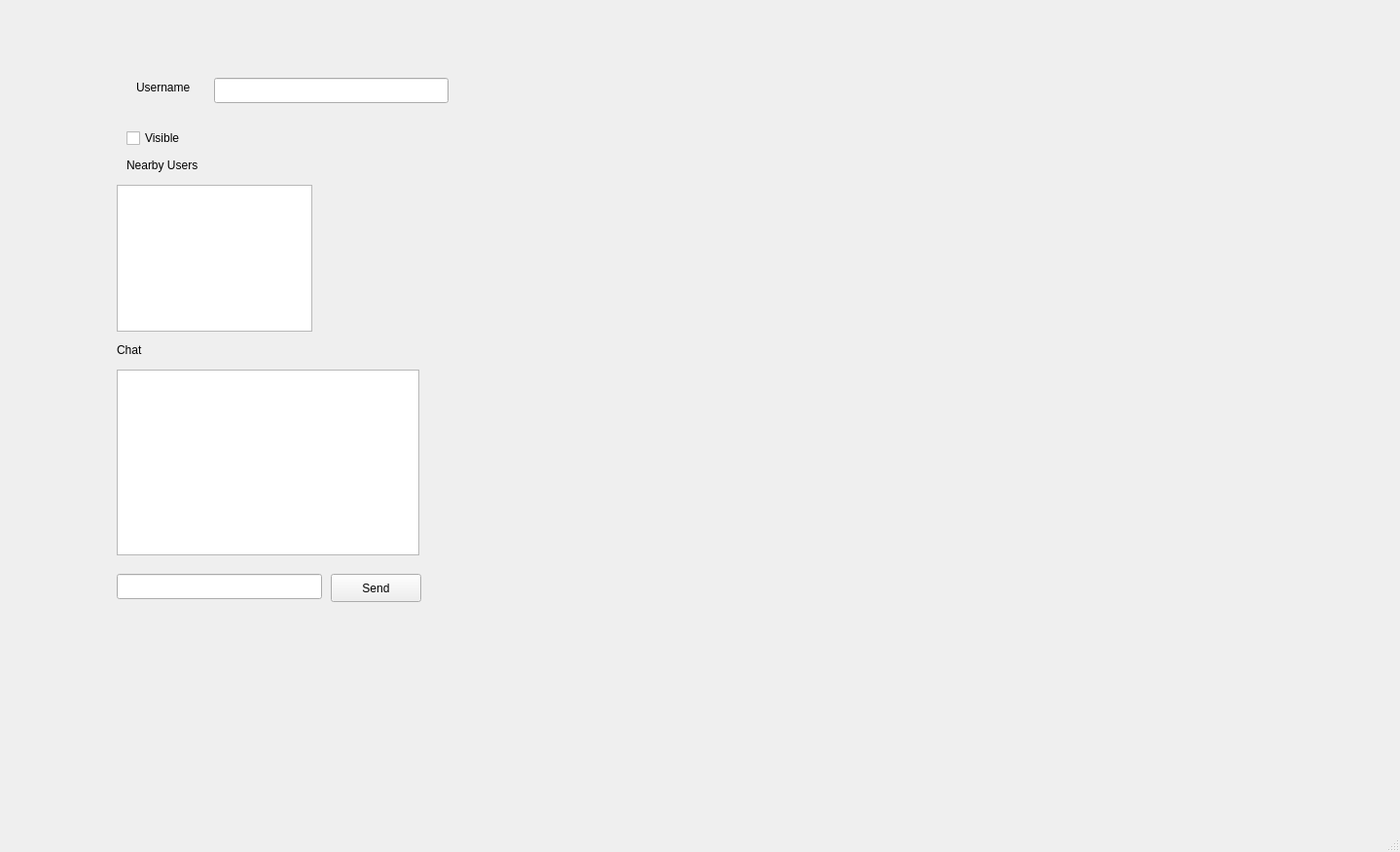
<?xml version="1.0" encoding="UTF-8"?>
<ui version="4.0">
 <class>MainWindow</class>
 <widget class="QMainWindow" name="MainWindow">
  <property name="geometry">
   <rect>
    <x>0</x>
    <y>0</y>
    <width>1439</width>
    <height>876</height>
   </rect>
  </property>
  <property name="windowTitle">
   <string>MainWindow</string>
  </property>
  <widget class="QWidget" name="centralwidget">
   <widget class="QLabel" name="username">
    <property name="geometry">
     <rect>
      <x>140</x>
      <y>80</y>
      <width>91</width>
      <height>20</height>
     </rect>
    </property>
    <property name="text">
     <string>Username</string>
    </property>
   </widget>
   <widget class="QLineEdit" name="usernameEdit">
    <property name="geometry">
     <rect>
      <x>220</x>
      <y>80</y>
      <width>241</width>
      <height>26</height>
     </rect>
    </property>
   </widget>
   <widget class="QCheckBox" name="visibilityCheck">
    <property name="geometry">
     <rect>
      <x>130</x>
      <y>130</y>
      <width>91</width>
      <height>24</height>
     </rect>
    </property>
    <property name="text">
     <string>Visible</string>
    </property>
   </widget>
   <widget class="QLabel" name="userList">
    <property name="geometry">
     <rect>
      <x>130</x>
      <y>160</y>
      <width>141</width>
      <height>20</height>
     </rect>
    </property>
    <property name="text">
     <string>Nearby Users</string>
    </property>
   </widget>
   <widget class="QListWidget" name="usersList">
    <property name="geometry">
     <rect>
      <x>120</x>
      <y>190</y>
      <width>201</width>
      <height>151</height>
     </rect>
    </property>
   </widget>
   <widget class="QLabel" name="label_3">
    <property name="geometry">
     <rect>
      <x>120</x>
      <y>350</y>
      <width>63</width>
      <height>20</height>
     </rect>
    </property>
    <property name="text">
     <string>Chat</string>
    </property>
   </widget>
   <widget class="QTextEdit" name="chatArea">
    <property name="geometry">
     <rect>
      <x>120</x>
      <y>380</y>
      <width>311</width>
      <height>191</height>
     </rect>
    </property>
    <property name="readOnly">
     <bool>true</bool>
    </property>
   </widget>
   <widget class="QLineEdit" name="messageEdit">
    <property name="geometry">
     <rect>
      <x>120</x>
      <y>590</y>
      <width>211</width>
      <height>26</height>
     </rect>
    </property>
   </widget>
   <widget class="QPushButton" name="sendButton">
    <property name="geometry">
     <rect>
      <x>340</x>
      <y>590</y>
      <width>93</width>
      <height>29</height>
     </rect>
    </property>
    <property name="text">
     <string>Send</string>
    </property>
   </widget>
  </widget>
  <widget class="QMenuBar" name="menubar">
   <property name="geometry">
    <rect>
     <x>0</x>
     <y>0</y>
     <width>1439</width>
     <height>26</height>
    </rect>
   </property>
  </widget>
  <widget class="QStatusBar" name="statusbar"/>
 </widget>
 <resources/>
 <connections/>
</ui>
